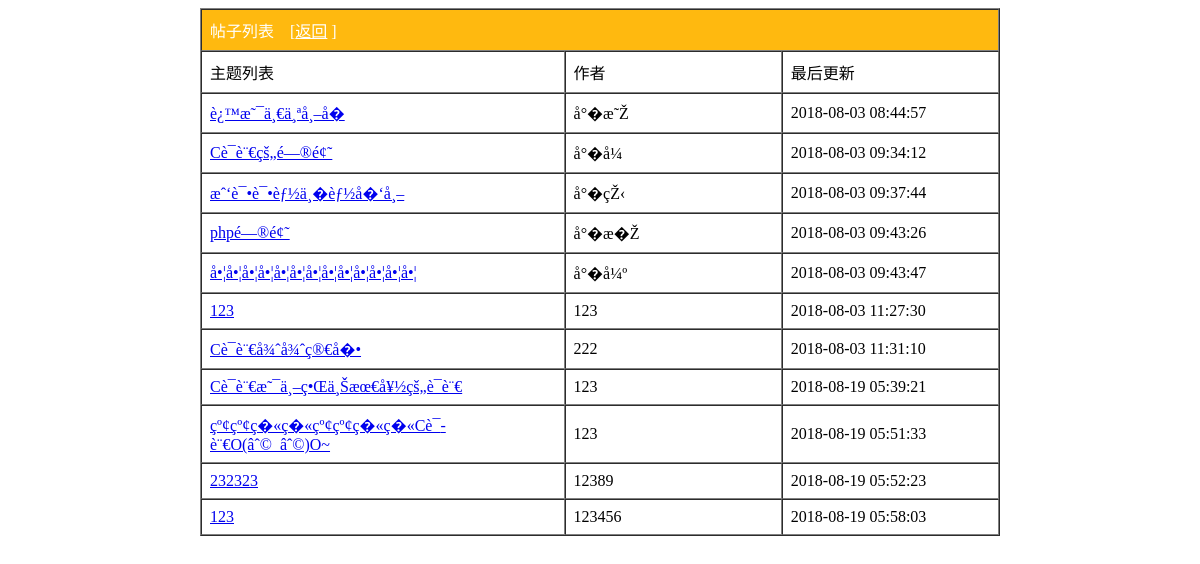
The page /bbs/sousuo.php on the database its author committed.
### tables this page shows
CREATE TABLE IF NOT EXISTS `topic` (
  `id` int(11) unsigned NOT NULL AUTO_INCREMENT,
  `author` varchar(50) NOT NULL,
  `title` varchar(100) NOT NULL,
  `content` text NOT NULL,
  `last_post_time` datetime NOT NULL,
  `reply_author` varchar(50) DEFAULT NULL,
  `reply` text,
  `reply_time` datetime DEFAULT NULL,
  `F` int(10) DEFAULT NULL,
  PRIMARY KEY (`id`)
);

### bbs/sousuo.php (the view, shortened to what this page needs)
<?php
$S=$_POST['sousuo'];
$conn = mysqli_connect("localhost", "root", "root", "mybbs");
mysqli_set_charset($conn,'utf8');
$sql="select * from topic where title LIKE '%$S%'";
$que=mysqli_query($conn,$sql);
$sum=mysqli_num_rows($que);
?>
<!DOCTYPE html>
<html lang="en">
<head>
</head>
<body>
<table width="800px" border="1" cellpadding="8" cellspacing="0" align="center">
    <tr class="title">
        <td colspan="3">帖子列表 <span class="list">[<a style="color: white" href="index.php">返回</a> ]</span></td>
    </tr>
    <tr>
        <td width="280px">主题列表</td>
        <td width="160px" >作者</td>
        <td width="160px">最后更新</td>
    </tr>
    <?php
    if($sum>0) {
 while($row=mysqli_fetch_array($que)) {
 ?>
 <tr>
        <td width="280px"><div><a href="post.php?id=<?php echo $row['id']?>"</a><?php echo $row['title']?></div> </td>
        <td width="160px"><?php echo $row['author'] ?></td>
        <td width="160px"><?php echo $row['last_post_time']?></td>
    </tr>
                    <?php }
                   }
 else{
 echo "<tr><td colspan='5'>本主题没有帖子.....</td></tr>";
                    } ?>
</table>
</body>
</html>

### bbs/sousuo.php (style rules this page uses)
.title { background-color: #FFB90F; color: white; }
.list { margin-left: 12px; }

### rows shown on the page
topic: title "è¿™æ˜¯ä¸€ä¸ªå¸–å­�", author "å°�æ˜Ž", last_post_time "2018-08-03 08:44:57"
topic: title "Cè¯­è¨€çš„é—®é¢˜", author "å°�å¼", last_post_time "2018-08-03 09:34:12"
topic: title "æˆ‘è¯•è¯•èƒ½ä¸�èƒ½å�‘å¸–", author "å°�çŽ‹", last_post_time "2018-08-03 09:37:44"
topic: title "phpé—®é¢˜", author "å°�æ�Ž", last_post_time "2018-08-03 09:43:26"
topic: title "å•¦å•¦å•¦å•¦å•¦å•¦å•¦å•¦å•¦å•¦å•¦å•¦å•¦", author "å°�å¼º", last_post_time "2018-08-03 09:43:47"
topic: title "123", author "123", last_post_time "2018-08-03 11:27:30"
topic: title "Cè¯­è¨€å¾ˆå¾ˆç®€å�•", author "222", last_post_time "2018-08-03 11:31:10"
topic: title "Cè¯­è¨€æ˜¯ä¸–ç•Œä¸Šæœ€å¥½çš„è¯­è¨€", author "123", last_post_time "2018-08-19 05:39:21"
topic: title "çº¢çº¢ç�«ç�«çº¢çº¢ç�«ç�«Cè¯­è¨€O(âˆ©_âˆ©)O~", author "123", last_post_time "2018-08-19 05:51:33"
topic: title "232323", author "12389", last_post_time "2018-08-19 05:52:23"
topic: title "123", author "123456", last_post_time "2018-08-19 05:58:03"
